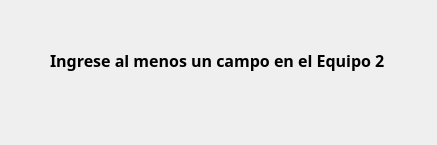
<?xml version="1.0" encoding="UTF-8"?>
<ui version="4.0">
 <class>Dialog</class>
 <widget class="QDialog" name="Dialog">
  <property name="geometry">
   <rect>
    <x>0</x>
    <y>0</y>
    <width>437</width>
    <height>145</height>
   </rect>
  </property>
  <property name="windowTitle">
   <string>Dialog</string>
  </property>
  <widget class="QLabel" name="label">
   <property name="geometry">
    <rect>
     <x>50</x>
     <y>20</y>
     <width>401</width>
     <height>81</height>
    </rect>
   </property>
   <property name="palette">
    <palette>
     <active>
      <colorrole role="Text">
       <brush brushstyle="SolidPattern">
        <color alpha="255">
         <red>255</red>
         <green>0</green>
         <blue>0</blue>
        </color>
       </brush>
      </colorrole>
      <colorrole role="ToolTipText">
       <brush brushstyle="SolidPattern">
        <color alpha="255">
         <red>255</red>
         <green>0</green>
         <blue>0</blue>
        </color>
       </brush>
      </colorrole>
     </active>
     <inactive>
      <colorrole role="Text">
       <brush brushstyle="SolidPattern">
        <color alpha="255">
         <red>255</red>
         <green>0</green>
         <blue>0</blue>
        </color>
       </brush>
      </colorrole>
      <colorrole role="ToolTipText">
       <brush brushstyle="SolidPattern">
        <color alpha="255">
         <red>255</red>
         <green>0</green>
         <blue>0</blue>
        </color>
       </brush>
      </colorrole>
     </inactive>
     <disabled>
      <colorrole role="Text">
       <brush brushstyle="SolidPattern">
        <color alpha="255">
         <red>120</red>
         <green>120</green>
         <blue>120</blue>
        </color>
       </brush>
      </colorrole>
      <colorrole role="ToolTipText">
       <brush brushstyle="SolidPattern">
        <color alpha="255">
         <red>255</red>
         <green>0</green>
         <blue>0</blue>
        </color>
       </brush>
      </colorrole>
     </disabled>
    </palette>
   </property>
   <property name="font">
    <font>
     <family>Gill Sans MT</family>
     <pointsize>12</pointsize>
     <weight>75</weight>
     <bold>true</bold>
    </font>
   </property>
   <property name="text">
    <string>Ingrese al menos un campo en el Equipo 2</string>
   </property>
  </widget>
 </widget>
 <resources/>
 <connections/>
</ui>
